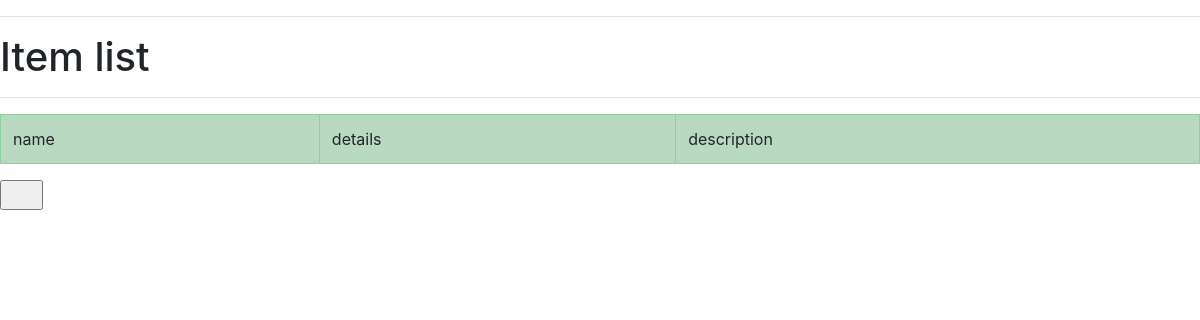
/ref/auth/list/, run on an earlier commit of the app's database.
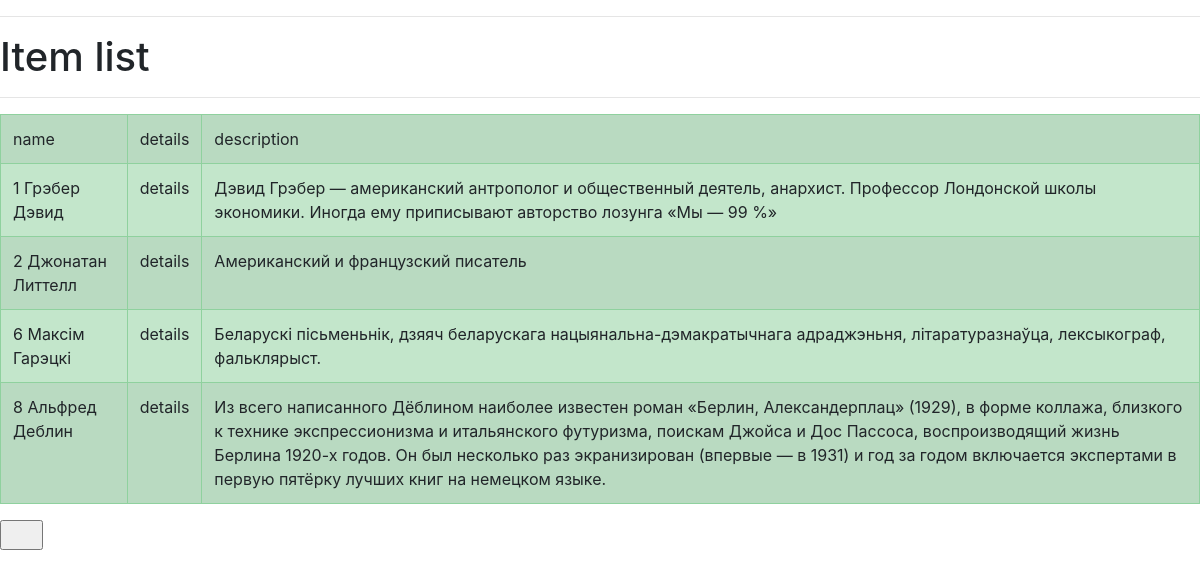
And on a later commit of the database.
### reference/models.py (models this page shows)
class Author(models.Model):
    import datetime
    first_name = models.CharField(max_length=50)
    last_name = models.CharField(max_length=50)
    birth_date = models.DateField(blank=False, default=datetime.date(1, 1, 1))
    death_date = models.DateField(blank=True,null=True)
    country_of_birth = models.CharField(max_length=50)
    description = models.TextField(blank=True, null=True)
    def __str__(self) -> str:
        return self.first_name+' '+self.last_name

### reference/views.py (the view)
# urls.py: path('auth/list/', views.AuthorList.as_view(), name="auth-list"),
class AuthorList(ListView):
    template_name = "reference/item_list.html"
    model = models.Author

### reference/templates/reference/item_list.html (shortened to what this page needs)
{% extends 'reference/base.html' %}
{% block  body %}
<hr>
    <h1> Item list </h1>
<hr>
    <table class="table table-success table-striped" border="1">
        <tr>
            <td> name</td>
            <td> details </td>
            <td> description </td>
        </tr>
        {% for obj in object_list %}
        <tr><td> {{obj.id}} {{obj}} </td>
            <td> <a href="{{ obj.get_absolute_url }}">{{ obj.name }}</a> details </td>
            <td> {{obj.description}} </td>
        </tr>
        {% endfor %}
    </table>
    <form action="" method="post">
        <input type="submit" value="      ">
    </form>
    {% endblock body %}

### reference/templates/reference/base.html (shortened to what this page needs)
{% load static %}
<!DOCTYPE html>
<html lang="en">
<head>
    <link href="{% static '/css/bootstrap.min.css' %}" rel="stylesheet">
</head>
<body>
    {% block body %}{% endblock body %}
</body>
</html>

What changed in the data, as far as the page shows it:
added Author: id "1", first_name+last_name "Грэбер Дэвид", description "Дэвид Грэбер — американский антрополог и общественный деятель, анархист. Профессор Лондонской школы экономики. Иногда ему приписывают авторство лозунга «Мы — 99 %»"
added Author: id "2", first_name+last_name "Джонатан Литтелл", description "Американский и французский писатель"
added Author: id "6", first_name+last_name "Максім Гарэцкі", description "Беларускі пісьменьнік, дзяяч беларускага нацыянальна-дэмакратычнага адраджэньня, літаратуразнаўца, лексыкограф, фальклярыст."
added Author: id "8", first_name+last_name "Альфред Деблин", description "Из всего написанного Дёблином наиболее известен роман «Берлин, Александерплац» (1929), в форме коллажа, близкого к технике экспрессионизма и итальянского футуризма, поискам Джойса и Дос Пассоса, воспроизводящий жизнь Берлина 1920-х годов. Он был несколько раз экранизирован (впервые — в 1931) и год за годом включается экспертами в первую пятёрку лучших книг на немецком языке."
